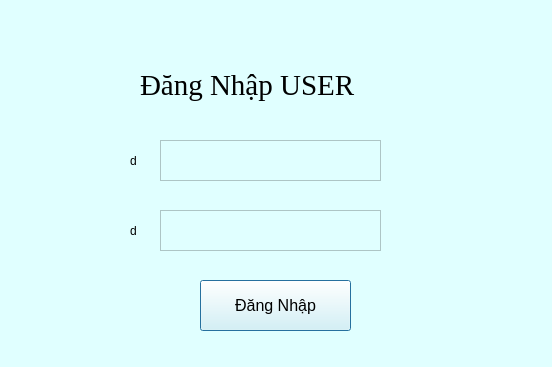
<?xml version="1.0" encoding="UTF-8"?>
<ui version="4.0">
 <class>Dialog</class>
 <widget class="QDialog" name="Dialog">
  <property name="geometry">
   <rect>
    <x>0</x>
    <y>0</y>
    <width>552</width>
    <height>367</height>
   </rect>
  </property>
  <property name="windowTitle">
   <string>Dialog</string>
  </property>
  <property name="styleSheet">
   <string notr="true">background: #E0FFFF;</string>
  </property>
  <widget class="QLabel" name="label">
   <property name="geometry">
    <rect>
     <x>140</x>
     <y>60</y>
     <width>261</width>
     <height>51</height>
    </rect>
   </property>
   <property name="font">
    <font>
     <family>Times New Roman</family>
     <pointsize>22</pointsize>
    </font>
   </property>
   <property name="text">
    <string>Đăng Nhập USER</string>
   </property>
  </widget>
  <widget class="QLabel" name="iconAccount">
   <property name="geometry">
    <rect>
     <x>130</x>
     <y>150</y>
     <width>21</width>
     <height>21</height>
    </rect>
   </property>
   <property name="text">
    <string>d</string>
   </property>
  </widget>
  <widget class="QPlainTextEdit" name="txtTaiKhoan">
   <property name="geometry">
    <rect>
     <x>160</x>
     <y>140</y>
     <width>221</width>
     <height>41</height>
    </rect>
   </property>
   <property name="font">
    <font>
     <family>Times New Roman</family>
     <pointsize>9</pointsize>
    </font>
   </property>
  </widget>
  <widget class="QPushButton" name="btnDangNhap">
   <property name="geometry">
    <rect>
     <x>200</x>
     <y>280</y>
     <width>151</width>
     <height>51</height>
    </rect>
   </property>
   <property name="font">
    <font>
     <pointsize>12</pointsize>
    </font>
   </property>
   <property name="styleSheet">
    <string notr="true"/>
   </property>
   <property name="text">
    <string>Đăng Nhập</string>
   </property>
  </widget>
  <widget class="QLabel" name="iconAccount_2">
   <property name="geometry">
    <rect>
     <x>130</x>
     <y>220</y>
     <width>21</width>
     <height>21</height>
    </rect>
   </property>
   <property name="text">
    <string>d</string>
   </property>
  </widget>
  <widget class="QPlainTextEdit" name="txtMatKhau">
   <property name="geometry">
    <rect>
     <x>160</x>
     <y>210</y>
     <width>221</width>
     <height>41</height>
    </rect>
   </property>
   <property name="font">
    <font>
     <family>Times New Roman</family>
     <pointsize>9</pointsize>
    </font>
   </property>
  </widget>
 </widget>
 <resources/>
 <connections/>
</ui>
